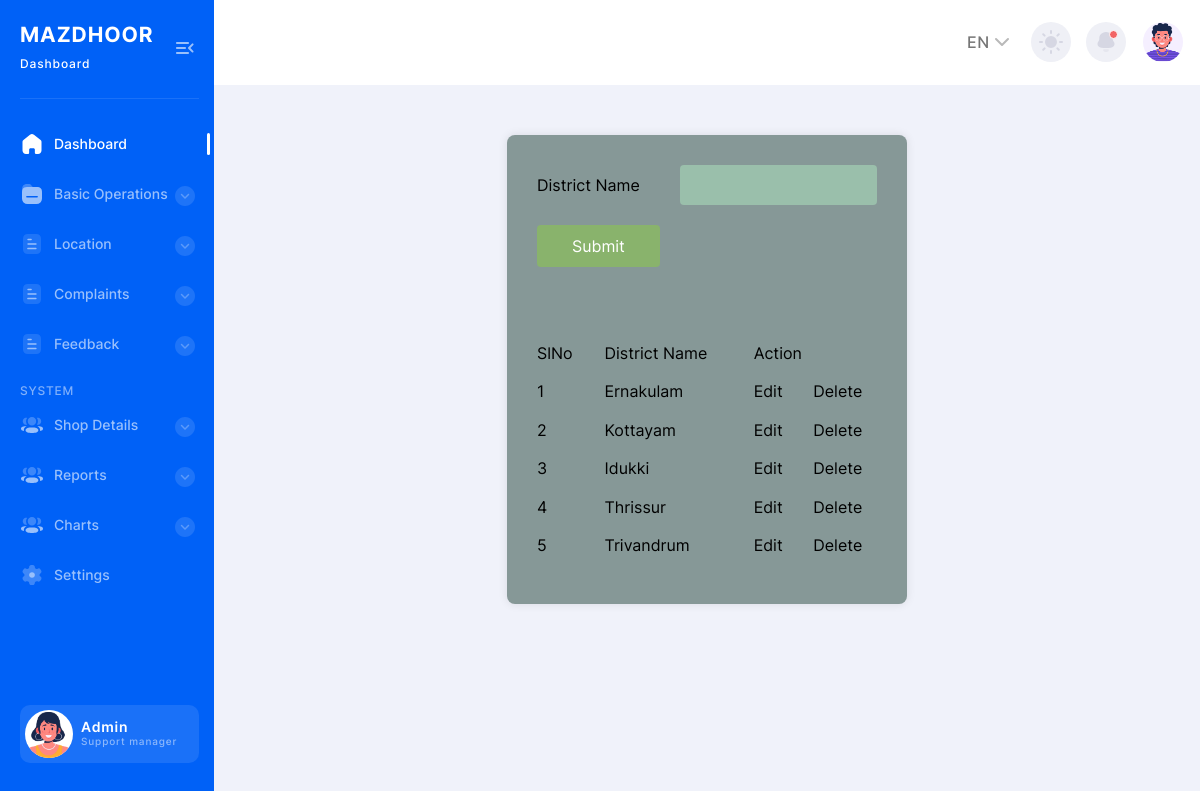
Page /Project/Admin/District.php on the committed database.
### tables this page shows
CREATE TABLE `tbl_district` (
  `district_id` int(11) NOT NULL,
  `district_name` varchar(100) NOT NULL
);

### Project/Admin/District.php (the view, shortened to what this page needs)
<?php include("Head.php"); ?>
<?php
include("../Assets/Connection/Connection.php");
		   		?>
<?php
$eid = "";
$ename = "";
 ?>
<!DOCTYPE html PUBLIC "-//W3C//DTD XHTML 1.0 Transitional//EN" "http://www.w3.org/TR/xhtml1/DTD/xhtml1-transitional.dtd">
<html xmlns="http://www.w3.org/1999/xhtml">
<head>
</head>
<body>
<form id="form1" name="form1" method="post" action="">
  <table>
    <tr>
      <td>District&nbsp;Name</td>
      <td><input type="hidden" name="txthidden" value="<?php echo $eid ?>"/></td>
      <td><label for="txt_Dname"></label>
        <input type="text" name="txt_Dname" id="txt_Dname" value="<?php echo $ename?>"  required autocomplete="off"/></td>
    </tr>
    <tr>
      <td colspan="2" align="center"><input type="submit" name="btn_submit" id="btn_submit" value="Submit" /></td>
    </tr>
  </table>
  <br/>
  <br/>
  <table>
    <tr>
      <td>SlNo</td>
      <td>District Name</td>
      <td colspan="2" align="center">Action</td>
    </tr>
    <?php
	 $i = 0;
	 $selQry = "select * from  tbl_district";
	 $result = $conn -> query($selQry);
	 while($data = $result -> fetch_assoc()){
	 $i++;
	?>
    <tr>
      <td><?php echo "$i"?></td>
      <td><?php echo $data["district_name"] ?></td>
      <td><a href="District.php?eid=<?php echo $data["district_id"]?>">Edit</a></td>
      <td><a href="District.php?did=<?php echo $data["district_id"]?>">Delete</a></td>
    </tr>
    <?php } ?>
  </table>
</form>
</body>
</html>
<?php include("Foot.php"); ?>

### Project/Admin/District.php (style rules this page uses)
form { width: 400px; margin: 50px auto; padding: 20px; background-color: #869897; box-shadow: 0 0 10px rgba(0, 0, 0, 0.1); border-radius: 8px; }
table { width: 100%; border-collapse: collapse; margin-bottom: 20px; }
th, td { padding: 10px; text-align: left; }
input[type="text"] { width: 100%; padding: 8px; border: 1px solid #ccc; border-radius: 4px; background-color:#9ABFAB; }
input[type="submit"] { background-color: #89b36c; color: white; border: none; padding: 10px 20px; cursor: pointer; border-radius: 4px; width: 100%; }

### rows in the picture
tbl_district: district_name "Ernakulam"
tbl_district: district_name "Kottayam"
tbl_district: district_name "Idukki"
tbl_district: district_name "Thrissur"
tbl_district: district_name "Trivandrum"
